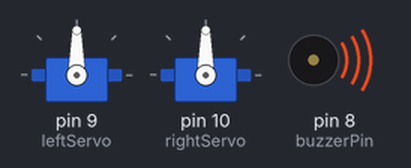
Simulated run of this sketch. Board: Arduino Uno, built with avr-gcc and run on an emulated ATmega328P. Parts: 2 × servo, buzzer (waves = sounding).

Above: at 0.05 s.
At 0.35 s:
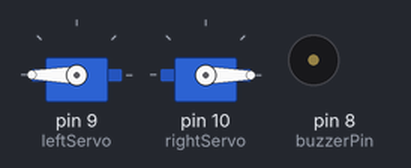
At 0.65 s:
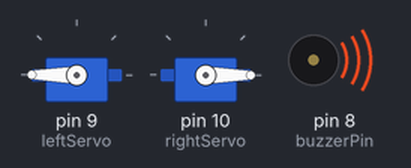
At 0.95 s:
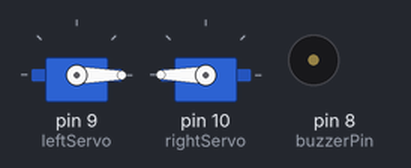
At 1.25 s:
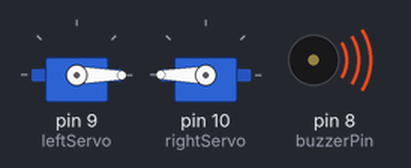
At 2.5 s:
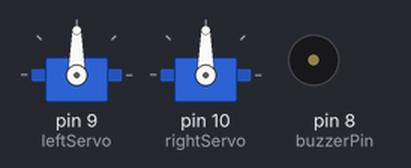
Timing chart, 0 to 5.8 s (numbered marks = the images above):
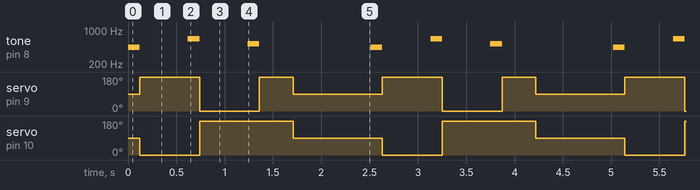

The sketch:

robot_dance_buzzer.ino
```cpp
// Petit robot qui fait une mini danse et joue quelques sons.
// Utilise deux servos continus et un buzzer.

#include <Servo.h>

Servo leftServo;
Servo rightServo;
const int buzzerPin = 8;

void moveRobot(int leftValue, int rightValue, int timeMs)
{
  leftServo.write(leftValue);
  rightServo.write(rightValue);
  delay(timeMs);
}

void beep(int freq, int timeMs)
{
  tone(buzzerPin, freq);
  delay(timeMs);
  noTone(buzzerPin);
}

void setup()
{
  leftServo.attach(9);
  rightServo.attach(10);
  pinMode(buzzerPin, OUTPUT);
}

void loop()
{
  beep(440, 120);
  moveRobot(180, 0, 500);
  beep(660, 120);
  moveRobot(0, 180, 500);
  beep(520, 120);
  moveRobot(180, 180, 350);
  moveRobot(90, 90, 800);
}
```

Measured:
- by itself, tone on pin 8 (buzzerPin): repeats every 2.5 s: silent 0.50 s, 660 Hz 0.12 s, silent 0.50 s, 520 Hz 0.12 s, silent 1.2 s, 440 Hz 0.12 s
- by itself, servo on pin 9 (leftServo): repeats every 2.5 s: 0° 0.62 s, 180° 0.35 s, 90° 0.92 s, 180° 0.62 s
- by itself, servo on pin 10 (rightServo): repeats every 2.5 s: 180° 0.97 s, 90° 0.92 s, 0° 0.62 s
